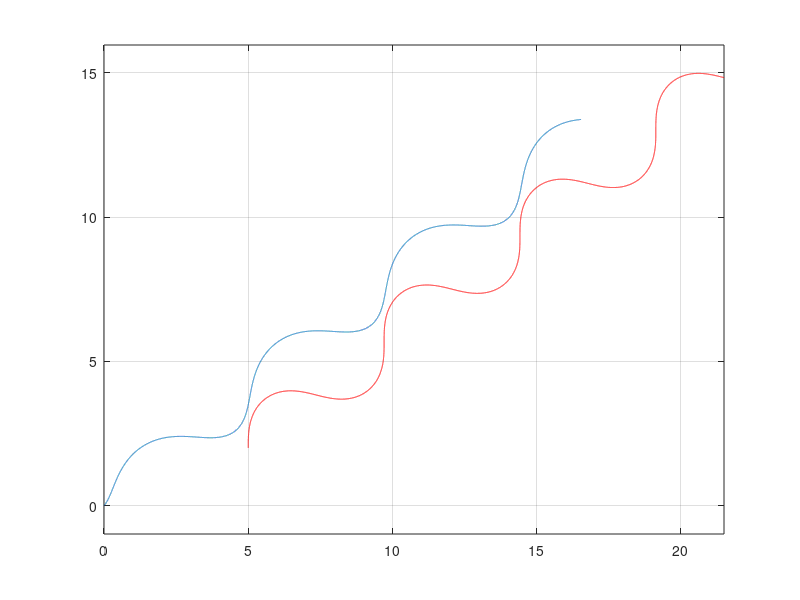
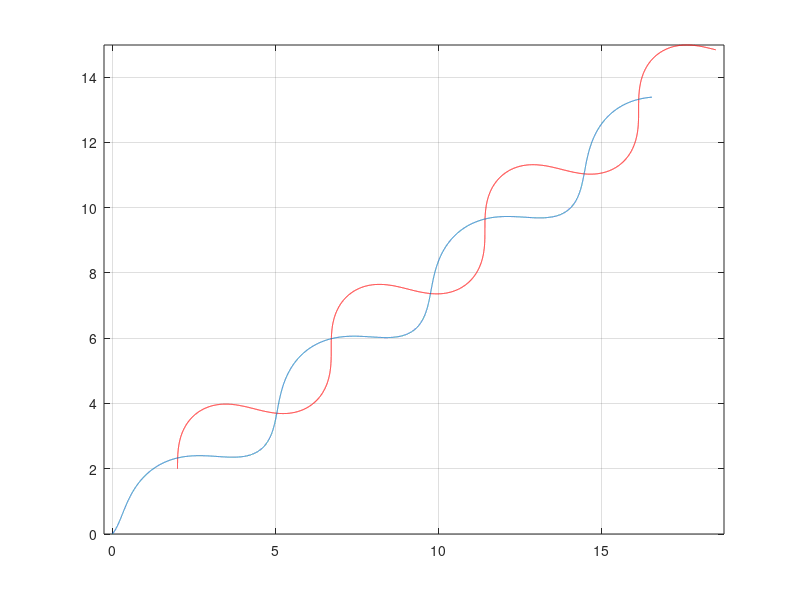
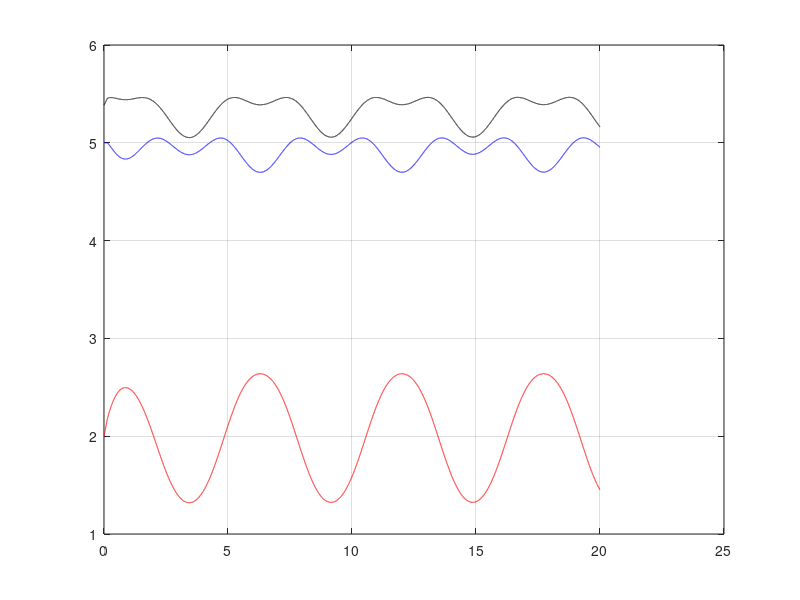
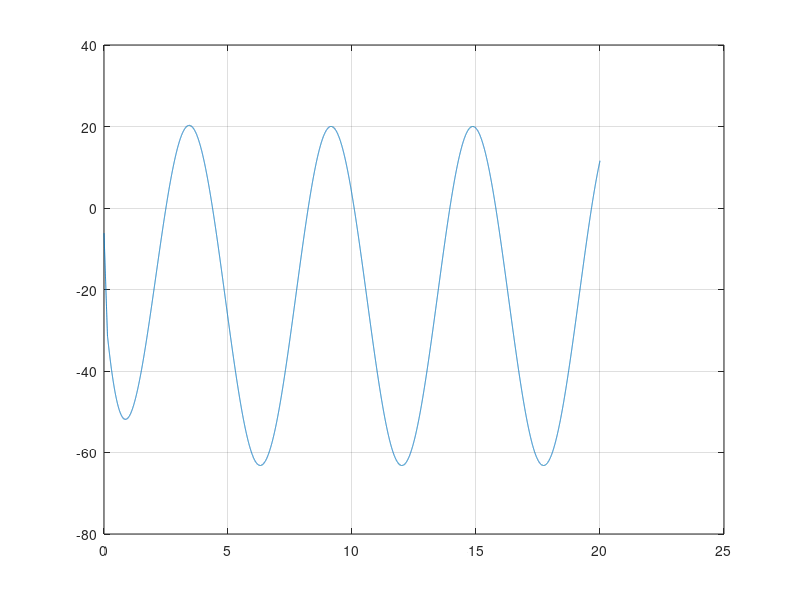

MATLAB code for these plots, in order:
clc; clear all; close all;
%
vl=1.3;
tfinal=20;
%
i=1;
vf(i)=0;
t(i)=0;
%f=0.55;
wl(i)=-sin(1.1*t(i));
%wl(i)=6;
xl(i)=5;
yl(i)=2;
thtl(i)=pi/2;
xf(i)=0;
yf(i)=0;
thtf(i)=pi/8;
phi=-pi/6;
d=1;
%
h=0.001;
%
wfmax=pi;
K=0.7692;
vlmax=2;
vfmax=4;
%
%
bta(i) = thtl(i)-thtf(i);

    
%
%

while t(i)<tfinal
    if  bta(i)>=-asin(K*d*cos(phi)) && bta(i)<=asin(K*d*cos(phi))
        %Leader
        xl(i+1) = xl(i) + h*vl*cos(thtl(i));
        yl(i+1) = yl(i) + h*vl*sin(thtl(i));
        thtl(i+1) = thtl(i) + h*wl(i);
        %Follower
        vf(i)=(vl*cos(bta(i)-phi))/(cos(phi));
        wf(i)=(vl*sin(bta(i)))/(d*cos(phi));
        xf(i+1) = xf(i) + h*vf(i)*cos(thtf(i));
        yf(i+1) = yf(i) + h*vf(i)*sin(thtf(i));
        thtf(i+1)= thtf(i) + h*wf(i);  
    elseif bta(i)>=0 
        vf(i)=0;
        wf(i)=wfmax;
        xl(i+1) = xl(i) + h*vl*cos(thtl(i));
        yl(i+1) = yl(i) + h*vl*sin(thtl(i));
        thtl(i+1) = thtl(i) + h*wl(i);
        xf(i+1) = xf(i) + h*vf(i)*cos(thtf(i));
        yf(i+1) = yf(i) + h*vf(i)*sin(thtf(i));
        thtf(i+1)= thtf(i) + h*wf(i);
        %bta(i)=thtl(i)-thtf(i);
    else
        vf(i)=0;
        wf(i)=-wfmax;
        xl(i+1) = xl(i) + h*vl*cos(thtl(i));
        yl(i+1) = yl(i) + h*vl*sin(thtl(i));
        thtl(i+1) = thtl(i) + h*wl(i);
        xf(i+1) = xf(i) + h*vf(i)*cos(thtf(i));
        yf(i+1) = yf(i) + h*vf(i)*sin(thtf(i));
        thtf(i+1)= thtf(i) + h*wf(i);
        
    end
    
    
    i=i+1;
    t(i)=t(i-1)+h;
    wl(i)=-sin(1.1*t(i));
    bta(i)=thtl(i)-thtf(i);
    ddd=atan((yl(i)-yf(i))/(xl(i)-xf(i)));
    
end
%
plot(xl,yl,'r',xf,yf); axis equal; grid on;
figure; plot(xl-3,yl,'r',xf,yf); axis equal; grid on;
figure; plot(t, xl-xf, 'b', t, yl-yf, 'r', t, sqrt((xl-xf).^2+(yl-yf).^2),'k'); grid on;
%figure; plot(t,thtf); grid on;
%figure; plot(t,thtl); grid on;
figure; plot(t,rad2deg(ddd-thtf)); grid on;
figure; plot(t, sqrt(xf.^2+yf.^2)); grid on;